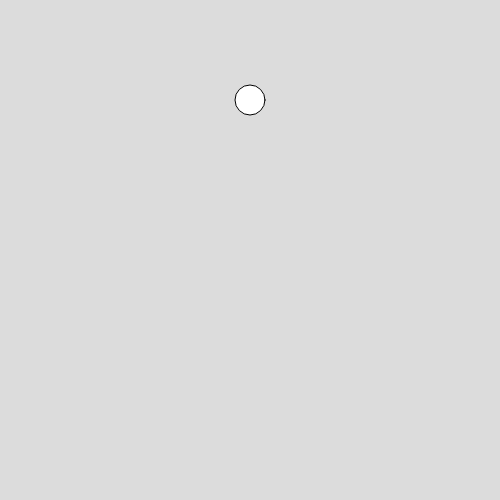
Frame 1 (no input)
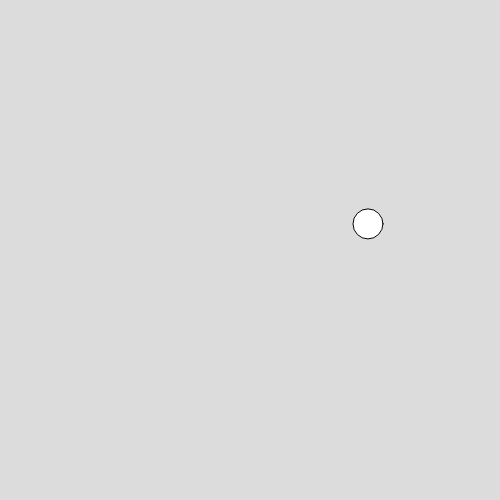
Frame 60 (no input)
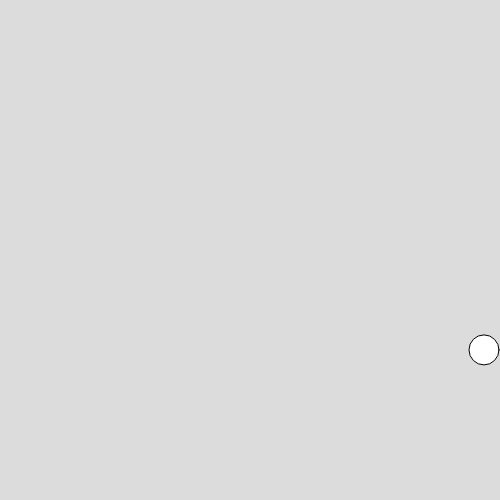
Frame 120 (the mouse pressed at the canvas centre since frame 60)

The p5.js sketch that drew these frames (run headless with seeded random() and noise() and a simulated clock; from frame 60 on, the mouse is pressed at the canvas centre):

// p5.js sketch
// ── sketch.js
var myCircle;
var myCircle2;

function setup() {
  createCanvas(500, 500);
  smooth();
  myCircle = {
    x: width/2,
    y: 100,
    size: 30,
    speedX: 2,
    speedY: 2.1,
    move: function () {
      this.x = this.x + this.speedX;
      this.y = this.y + this.speedY;
    },
    display: function () {
      ellipse(this.x, this.y, this.size, this.size);
    },
    bounce: function () {
      if (this.x > (width - this.size/2) || this.x < this.size/2) {
        this.speedX = this.speedX * -1;
      }
      if (this.y > (height - this.size/2) || this.y < this.size/2) {
        this.speedY = this.speedY * -1;
      }
    }
  }

}

function draw(){
  background (220);
  fill(255);
  myCircle.display();
  myCircle.move();
  myCircle.bounce();
}
